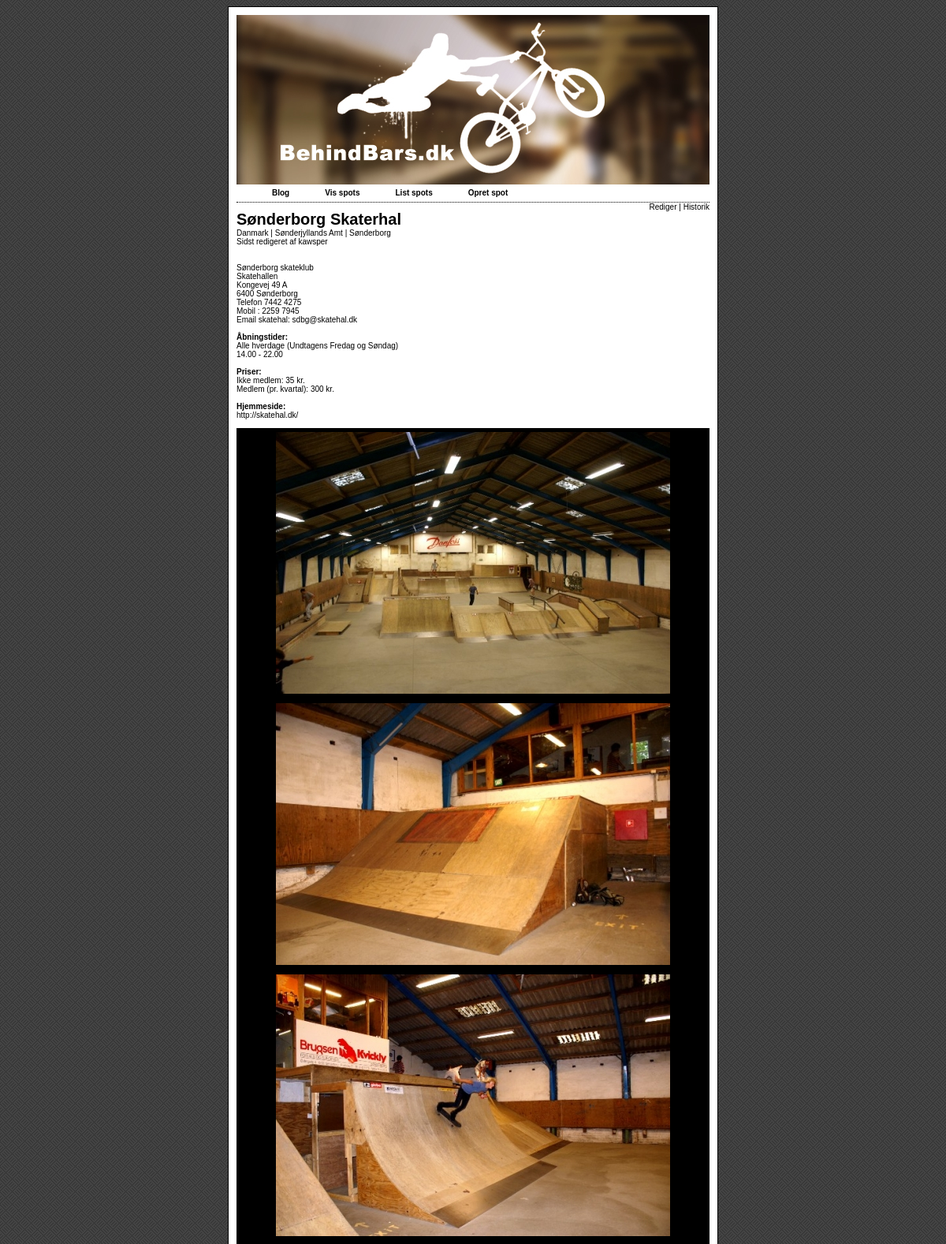
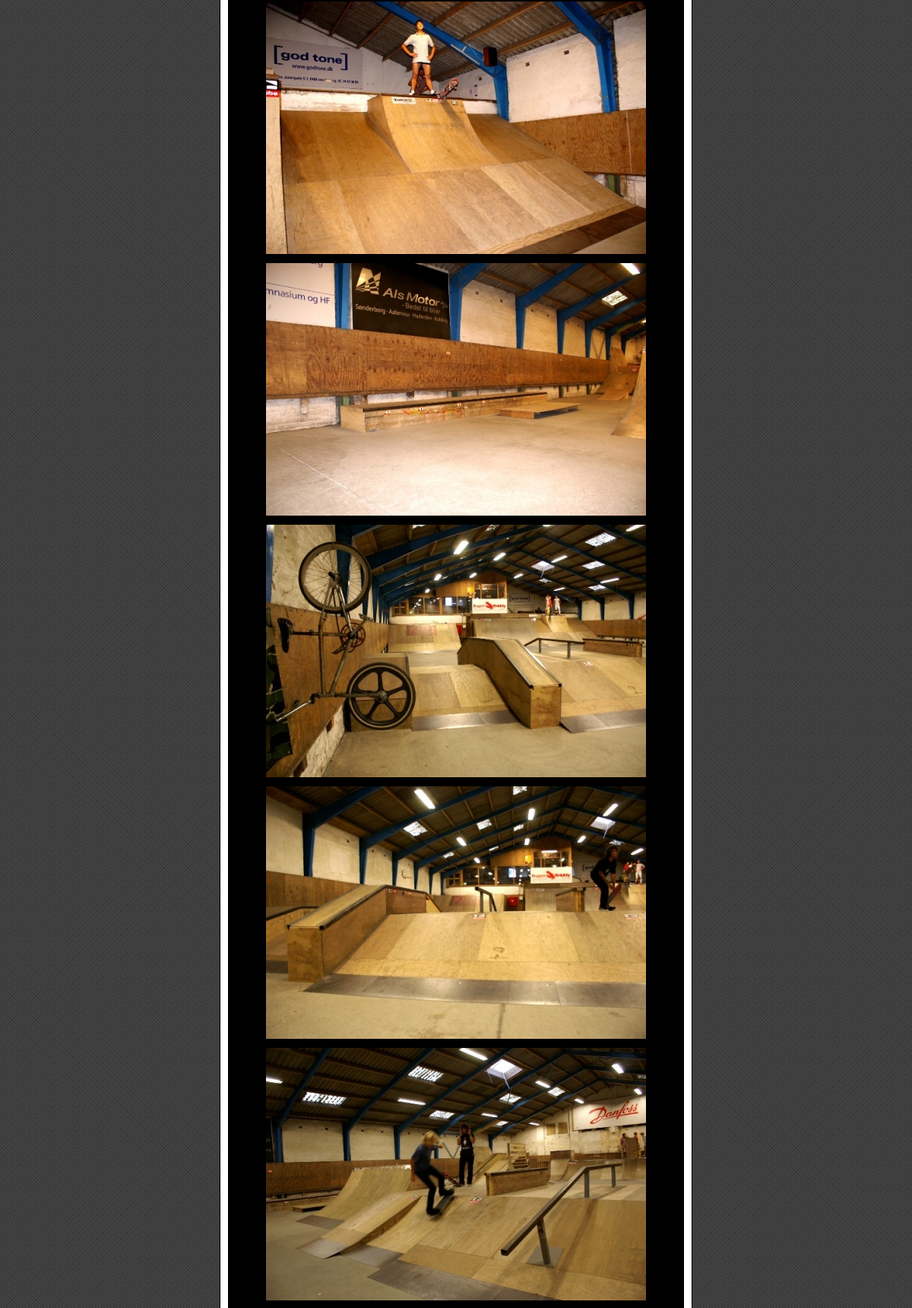
Page /index.php?site=spot&id=12 (upper part) on the committed database (2 pictures, top to bottom).
### tables this page shows
CREATE TABLE IF NOT EXISTS `bmx_spot_guide` (
  `id` int(11) NOT NULL auto_increment,
  `navn` varchar(255) NOT NULL,
  `text` text NOT NULL,
  `writer` int(11) NOT NULL,
  `timestamp` int(11) NOT NULL,
  `gallery_id` int(11) NOT NULL,
  `postnummer` smallint(4) NOT NULL,
  `amt` varchar(50) NOT NULL,
  `coordinates` varchar(255) NOT NULL,
  `voteCount` int(11) NOT NULL default '5',
  `voteUsers` varchar(255) NOT NULL default '1',
  `voteRating` varchar(11) NOT NULL default '5',
  PRIMARY KEY  (`id`)
);

CREATE TABLE IF NOT EXISTS `bmx_postnr` (
  `postnr` smallint(4) NOT NULL,
  `bynavn` varchar(100) NOT NULL,
  `amt` varchar(100) NOT NULL
);

CREATE TABLE IF NOT EXISTS `bmx_user` (
  `id` int(11) NOT NULL auto_increment,
  `username` varchar(20) NOT NULL,
  `password` varchar(60) NOT NULL,
  `email` varchar(60) NOT NULL,
  `fornavn` varchar(60) NOT NULL,
  `foedselsdato` date NOT NULL,
  `postnummer` int(4) NOT NULL,
  `creatingdate` int(20) NOT NULL,
  `last_online` int(20) NOT NULL,
  PRIMARY KEY  (`id`)
);

CREATE TABLE IF NOT EXISTS `bmx_gallery` (
  `id` int(11) NOT NULL auto_increment,
  `url` varchar(255) NOT NULL,
  `uploader` varchar(255) NOT NULL,
  `note` varchar(255) NOT NULL,
  PRIMARY KEY  (`id`)
);

### classes/MysqlConnector.class.php (called while the page is built, shortened)
<?php
class MysqlConnector {
        var $conID;
        var $host;
        var $user;
        var $pass;
        var $result;
        function MysqlConnector($persist = 1) {
       		$this->host='localhost';
                $this->user='root';
                $this->pass='password';
                $this->db='behindbarsdk';
        }
        function PersistentConnectDB() {
        		$this->conID = @mysql_pconnect($this->host,$this->user,$this->pass) or die('Error connecting to the server '.mysql_error());
        }
        function execute_query($query) {
                $this->result = mysql_query($query,$this->conID) or die('Error performing query '.$query.'<br>Debug info is below:<br>'.$this->errormsg());
        }
        function fetchRow($type = 1) {
        		if($type == 1) {
                	return mysql_fetch_array($this->result,MYSQL_BOTH);
                } elseif($type == 2) {
                	return mysql_fetch_array($this->result,MYSQL_NUM);
                } else {
                	return mysql_fetch_array($this->result,MYSQL_ASSOC);
                }
        }
        function numRows() {
                return mysql_num_rows($this->result);
        }
}
?>

### view-spot.php (the view, shortened to what this page needs)
<?php
require_once("functions.php");
if(isset($_GET['wiki']) && $_GET['wiki'] == 'edit' && isset($_SESSION['s_username']))
{
	require_once('wiki.edit.module.php');
}
elseif(isset($_GET['wiki']) && $_GET['wiki'] == 'history')
{
	require_once('wiki.history.module.php');
}
else
{
	$db->execute_query("SELECT * FROM bmx_spot_guide WHERE id = '".quote_smart($_GET['id'])."' LIMIT 0,1");
	if($db->numRows() == 1)
	{
		$row = $db->fetchrow(3);
		$amt = explode(" ", findAmtToPostNr($row['postnummer']));
		echo"<p style=\"float:right; margin-top:-10px; padding:0;\"><a href=\"index.php?site=spot&id=$_GET[id]&wiki=edit\">Rediger</a> | <a href=\"index.php?site=spot&id=$_GET[id]&wiki=history\"> Historik</a></p>";
		echo"<h1 style=\"margin:0px;margin-top:10px;\">$row[navn]</h1><p class=\"spot_tekst\" style=\"padding:0px;margin:0px;\">";
		echo"<a href=\"index.php?site=list\">Danmark</a> | <a href=\"index.php?site=list&action=list&amt=$amt[0]\">".findAmtToPostNr($row['postnummer'])."</a> | <a href=\"index.php?site=list&action=list&action=list&post=$row[postnummer]\">".findCityToPostNr($row['postnummer'])."</a><br />";
	echo"Sidst redigeret af ".findNameToId($row['writer'])."<br /><br />";
		echo formatizeText($row['text'])."</p><br />";
		echo"<div style=\"background:#000000;\">";
		$id = quote_smart($_GET['id']);
		$db->execute_query("SELECT * FROM bmx_gallery WHERE note = 'spot$id'");
		if($db->numRows() >= 1)
		{
			while($row_pics = $db->fetchrow(3)) {
				echo"<div class=\"spot_pic\"><img src=\"img/gallery/$row_pics[url].jpg\"></div>";
			}
		}
		echo"
		</div>";
	}
	else
	{
		echo"Dette spot findes ikke";
	}
}
?>

### index.php (shortened to what this page needs)
<?php
require_once('classes/MysqlConnector.class.php');
require_once('functions.php');
$db = new MysqlConnector();
?>
<!DOCTYPE html PUBLIC "-//W3C//DTD XHTML 1.0 Strict//EN" "http://www.w3.org/TR/xhtml1/DTD/xhtml1-strict.dtd">
<html xmlns="http://www.w3.org/1999/xhtml">
<head>
<link rel="stylesheet" href="styles.css" type="text/css" media="screen" charset="utf-8" />
</head>
<?php
if(isset($_GET['site']) && $_GET['site'] == 'map' OR isset($_GET['site']) && $_GET['site'] == 'createspot')
{
	echo"<body onload=\"load();\" onunload=\"GUnload()\">
";
} else {
	echo"<body>
";
}
?>
<div class="wrapper">
	<div class="topSqr">
	</div>
	<div class="menu"><a href="index.php">Blog</a><a href="index.php?site=map">Vis spots</a><a href="index.php?site=list">List spots</a><a href="index.php?site=createspot">Opret spot</a>
	</div>
	<div class="content">
		<?php
		if(isset($_GET['site']) && $_GET['site'] == 'map')
		{
			echo"		<div id=\"map\" style=\"width: 600px; height: 300px\"></div>
			<a style=\"float:left;\" href=\"javascript:biggermap()\">St&oslash;rre/mindre kort</a>
			<a style=\"float:right;\" href=\"map.php\">Se kort i fuldsk&aelig;rm</a>
			";
		}
		elseif(isset($_GET['site']) && $_GET['site'] == 'list')
		{
			include('spot-list.php');
		}
		elseif(isset($_GET['site']) && $_GET['site'] == 'create')
		{
			include('create.php');
		}
		elseif(isset($_GET['site']) && $_GET['site'] == 'createspot')
		{
			include('createspot.php');
		}
		elseif(isset($_GET['site']) && $_GET['site'] == 'spot')
		{
			include('view-spot.php');
		}
		?>
	</div>
</body>
</html>

### functions.php (shortened to what this page needs)
<?php
require_once("classes/MysqlConnector.class.php");
function findNameToId ($id)
{
	$db = new MysqlConnector();
	$db->execute_query("SELECT username FROM bmx_user WHERE id = '$id'");
	if($db->numRows() <= 0)
	{
		return "Slettet Bruger";
	}
	else
	{
		$row = $db->fetchrow(3);
		return $row['username'];
	}
}
function findCityToPostNr ($postNr)
{
	$db = new MysqlConnector();
	$db->execute_query("SELECT bynavn FROM bmx_postnr WHERE postnr = '$postNr'");
	if($db->numRows() <= 0)
	{
		return "Ukendt";
	}
	else
	{
		$row = $db->fetchrow(3);
		return $row['bynavn'];
	}
}
function findAmtToPostNr ($postNr)
{
	$db = new MysqlConnector();
	$db->execute_query("SELECT amt FROM bmx_postnr WHERE postnr = '$postNr'");
	if($db->numRows() <= 0)
	{
		return "Ukendt";
	}
	else
	{
		$row = $db->fetchrow(3);
		return $row['amt'];
	}
}
function formatizeText ($inputText)
{
	$outputText = str_replace("\n","<br>", $inputText);
	$outputText = str_replace("<3","<img src=\"images/smileys/heartpump.gif\" alt=\"\">", $outputText);
	$outputText = strip_tags($outputText,'<b> <i> <br> <img> <a>');
	$outputText = str_replace("::)","<img src=\"images/smileys/taenker.gif\">", $outputText);
	return $outputText;
}
?>

### styles.css (style rules this page uses)
body { background-image:url(img/bg.jpg); text-align: center; min-width: 600px; font-family: Verdana,Sans-Serif; }
.wrapper { width:600px; border:1px solid #000000; margin:0 auto; padding:10px; background-color:#FFFFFF; text-align:left; }
.topSqr { top: 0pt; left: 0pt; width: 100%; height:215px; background-image:url(img/logo.jpg); }
.content { font-size:10px; }
.menu { background-color:#FFFFFF; height:22px; border-bottom:1px dotted #000000; vertical-align:middle; }
.menu a { display:inline; margin-top:5px; font-weight:bold; font-size:10px; margin-left:45px; }
.spot_pic { padding:5px; text-align:center; }
A { color:#000000; }
A:link { text-decoration: none }

### rows in the picture
bmx_spot_guide: navn "Sønderborg Skaterhal", postnummer.amt "Sønderjyllands Amt", postnummer.bynavn "Sønderborg", writer.username "kawsper", text "Sønderborg skateklub Skatehallen Kongevej 49 A 6400 Sønderborg Telefon 7442 4275 Mobil : 2259 7945 Email skatehal: sdbg@skatehal.dk Åbningstider: Alle hverdage (Undtagens Fredag og Søndag) 14.00 - 22.00 Priser: Ikke medlem: 35 kr. Medlem (pr. kvartal): 300 kr. Hjemmeside: http://skatehal.dk/"
bmx_gallery: url (picture)
bmx_gallery: url (picture)
bmx_gallery: url (picture)
bmx_gallery: url (picture)
bmx_gallery: url (picture)
bmx_gallery: url (picture)
bmx_gallery: url (picture)
bmx_gallery: url (picture)
